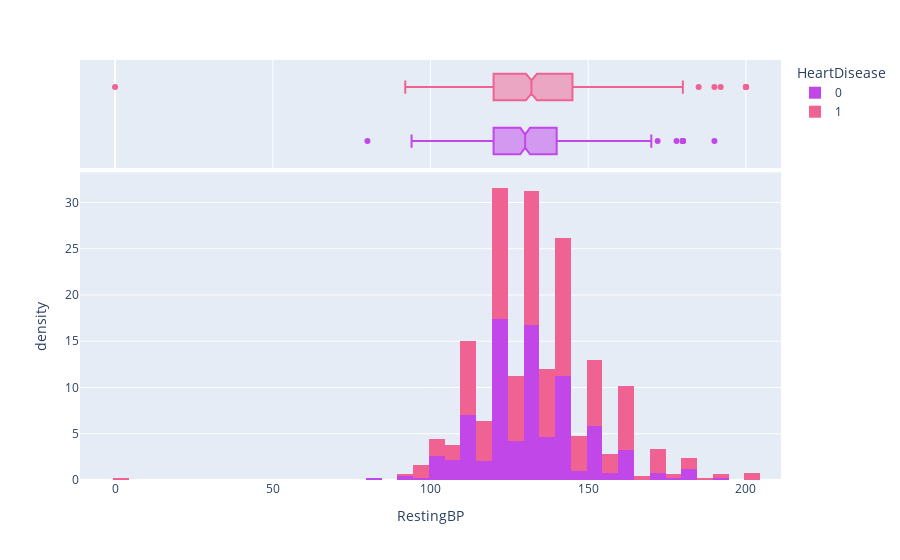

Notebook code cell kept with this figure:
### Code cell
cls = 'HeartDisease'
x = 'RestingBP'
mrg = 'box'
hst = 'density'
cdm = {0:'#C147E9',1:'#F06292'}

rbp_hds = px.histogram(data, x=x, color=cls, marginal=mrg, histnorm=hst, color_discrete_map=cdm)
rbp_hds.show()

### Figure 1 — Plotly figure (JSON) as saved in the notebook; plotly's stock layout.template omitted (floating-point values rounded to 4 significant figures; data arrays with more than 128 entries replaced by an {"elided": "..."} marker saying what was removed)
{"data": [{"alignmentgroup": "True", "bingroup": "x", "histnorm": "density", "hovertemplate": "HeartDisease=0<br>RestingBP=%{x}<br>density=%{y}<extra></extra>", "legendgroup": "0", "marker": {"color": "#C147E9", "pattern": {"shape": ""}}, "name": "0", "offsetgroup": "0", "orientation": "v", "showlegend": true, "type": "histogram", "x": {"elided": "410 int values"}, "xaxis": "x", "yaxis": "y"}, {"alignmentgroup": "True", "hovertemplate": "HeartDisease=0<br>RestingBP=%{x}<extra></extra>", "legendgroup": "0", "marker": {"color": "#C147E9"}, "name": "0", "notched": true, "offsetgroup": "0", "showlegend": false, "type": "box", "x": {"elided": "410 int values"}, "xaxis": "x2", "yaxis": "y2"}, {"alignmentgroup": "True", "bingroup": "x", "histnorm": "density", "hovertemplate": "HeartDisease=1<br>RestingBP=%{x}<br>density=%{y}<extra></extra>", "legendgroup": "1", "marker": {"color": "#F06292", "pattern": {"shape": ""}}, "name": "1", "offsetgroup": "1", "orientation": "v", "showlegend": true, "type": "histogram", "x": {"elided": "508 int values"}, "xaxis": "x", "yaxis": "y"}, {"alignmentgroup": "True", "hovertemplate": "HeartDisease=1<br>RestingBP=%{x}<extra></extra>", "legendgroup": "1", "marker": {"color": "#F06292"}, "name": "1", "notched": true, "offsetgroup": "1", "showlegend": false, "type": "box", "x": {"elided": "508 int values"}, "xaxis": "x2", "yaxis": "y2"}], "layout": {"barmode": "relative", "legend": {"title": {"text": "HeartDisease"}, "tracegroupgap": 0}, "margin": {"t": 60}, "xaxis": {"anchor": "y", "domain": [0, 1], "title": {"text": "RestingBP"}}, "xaxis2": {"anchor": "y2", "domain": [0, 1], "matches": "x", "showgrid": true, "showticklabels": false}, "yaxis": {"anchor": "x", "domain": [0, 0.7326], "title": {"text": "density"}}, "yaxis2": {"anchor": "x2", "domain": [0.7426, 1], "matches": "y2", "showgrid": false, "showline": false, "showticklabels": false, "ticks": ""}}}
